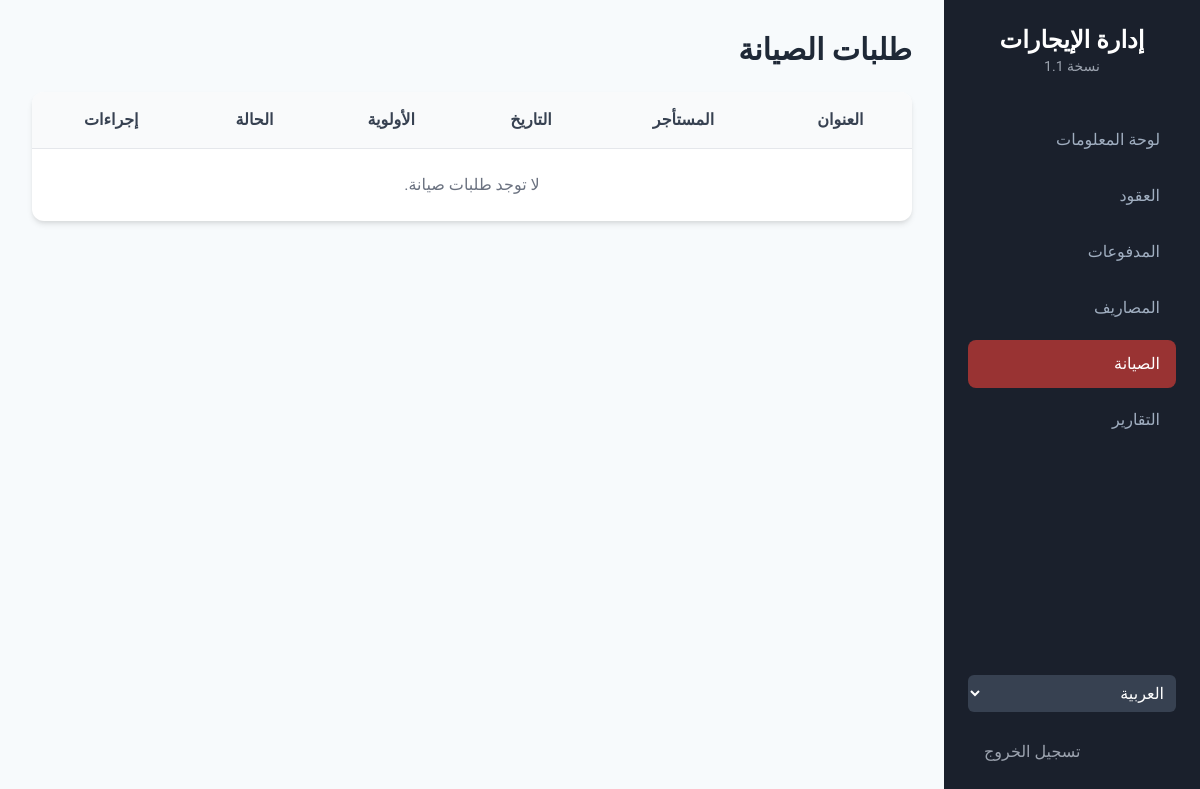
The app's page /dashboard/maintenance/ (signed in), older data.
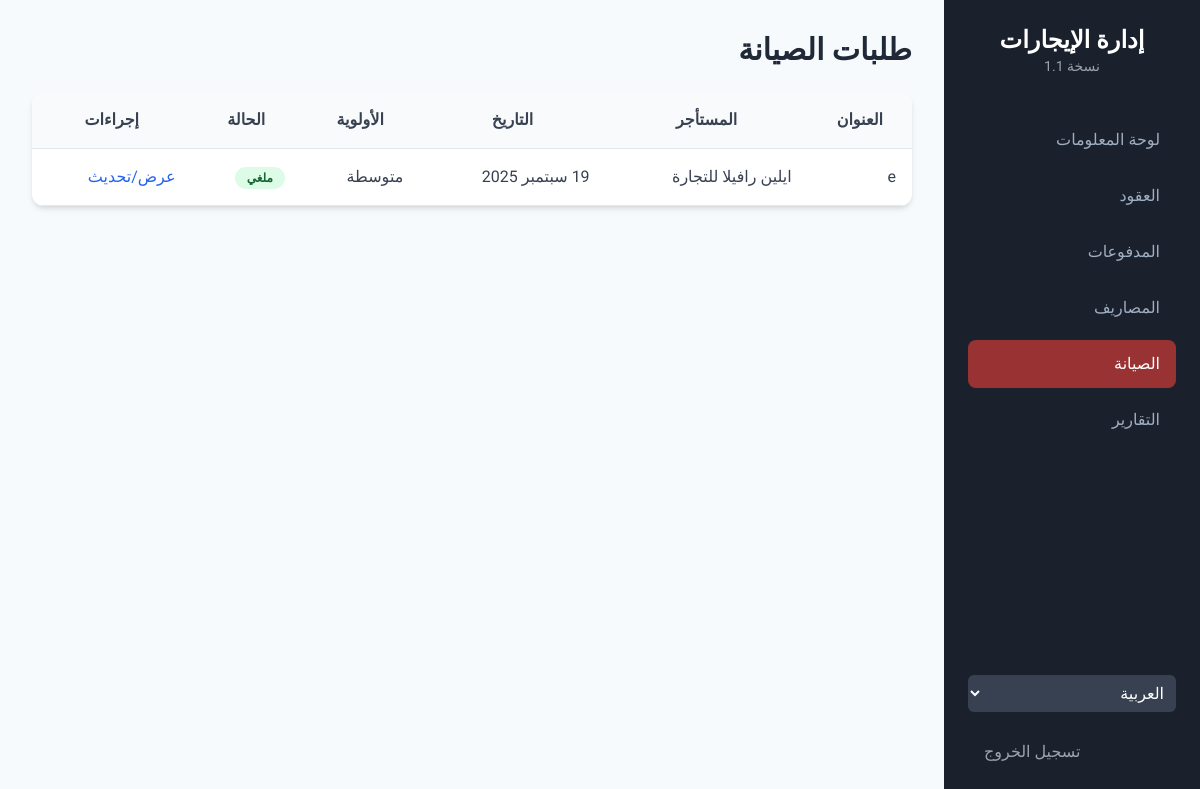
The same page, newer data.
### dashboard/models.py (models this page shows, shortened)
class MaintenanceRequest(models.Model):
    STATUS_CHOICES = [('submitted', _('تم الإرسال')), ('in_progress', _('قيد التنفيذ')), ('completed', _('مكتمل')), ('cancelled', _('ملغي'))]
    PRIORITY_CHOICES = [('low', _('منخفضة')), ('medium', _('متوسطة')), ('high', _('عالية'))]
    lease = models.ForeignKey(Lease, on_delete=models.CASCADE, related_name='maintenance_requests', verbose_name=_("العقد"))
    title = models.CharField(_("عنوان الطلب"), max_length=200)
    description = models.TextField(_("وصف المشكلة"))
    priority = models.CharField(_("الأولوية"), max_length=10, choices=PRIORITY_CHOICES, default='medium')
    status = models.CharField(_("الحالة"), max_length=20, choices=STATUS_CHOICES, default='submitted')
    image = models.ImageField(_("صورة مرفقة (اختياري)"), upload_to='maintenance_requests/', blank=True, null=True)
    reported_date = models.DateTimeField(_("تاريخ الإبلاغ"), auto_now_add=True)
    staff_notes = models.TextField(_("ملاحظات الموظف"), blank=True, null=True)
    class Meta:
        verbose_name = _("طلب صيانة")
        verbose_name_plural = _("طلبات الصيانة")
        ordering = ['-reported_date']

class Lease(models.Model):
    STATUS_CHOICES = [('active', _('نشط')), ('expiring_soon', _('قريب الانتهاء')), ('expired', _('منتهي')), ('cancelled', _('ملغي'))]
    unit = models.ForeignKey(Unit, on_delete=models.CASCADE, verbose_name=_("الوحدة"))
    tenant = models.ForeignKey(Tenant, on_delete=models.CASCADE, verbose_name=_("المستأجر"))
    contract_number = models.CharField(_("رقم العقد"), max_length=50, unique=True)
    contract_form_number = models.CharField(_("رقم نموذج العقد"), max_length=50, blank=True, null=True)
    monthly_rent = models.DecimalField(_("مبلغ الإيجار الشهري"), max_digits=10, decimal_places=2)
    start_date = models.DateField(_("تاريخ بدء العقد"))
    end_date = models.DateField(_("تاريخ انتهاء العقد"))
    electricity_meter = models.CharField(_("رقم عداد الكهرباء"), max_length=50, blank=True, null=True)
    water_meter = models.CharField(_("رقم عداد المياه"), max_length=50, blank=True, null=True)
    status = models.CharField(_("حالة العقد"), max_length=20, choices=STATUS_CHOICES, default='active', editable=False)
    office_fee = models.DecimalField(_("رسوم المكتب"), max_digits=10, decimal_places=2, default=5.00)
    admin_fee = models.DecimalField(_("الرسوم الإدارية"), max_digits=10, decimal_places=2, default=1.00)
    registration_fee = models.DecimalField(_("رسوم تسجيل العقد (3%)"), max_digits=10, decimal_places=2, blank=True)
    class Meta:
        verbose_name = _("عقد إيجار")
        verbose_name_plural = _("عقود الإيجار")

class Tenant(models.Model):
    TENANT_TYPE_CHOICES = [('individual', _('فرد')), ('company', _('شركة'))]
    user = models.OneToOneField(User, on_delete=models.SET_NULL, null=True, blank=True, verbose_name=_("حساب المستخدم"), help_text=_("اربط المستأجر بحساب مستخدم لتسجيل الدخول إلى البوابة."))
    name = models.CharField(_("اسم المستأجر"), max_length=150)
    tenant_type = models.CharField(_("نوع المستأجر"), max_length=20, choices=TENANT_TYPE_CHOICES)
    phone = models.CharField(_("رقم الهاتف"), max_length=15)
    email = models.EmailField(_("البريد الإلكتروني"), blank=True, null=True)
    authorized_signatory = models.CharField(_("المفوض بالتوقيع"), max_length=150, blank=True, null=True, help_text=_("يُملأ فقط في حال كان المستأجر شركة"))
    class Meta:
        verbose_name = _("مستأجر")
        verbose_name_plural = _("المستأجرين")

### dashboard/views.py (the view)
# urls.py: path('maintenance/', MaintenanceRequestAdminListView.as_view(), name='maintenance_admin_list'),
class MaintenanceRequestAdminListView(StaffRequiredMixin, ListView):
    model = MaintenanceRequest; template_name = 'dashboard/maintenance_list.html'; context_object_name = 'requests'; paginate_by = 15

### dashboard/views.py (called while the page is built)
    def test_func(self):
        return self.request.user.is_staff

### dashboard/templates/dashboard/maintenance_list.html (shortened to what this page needs)
{% extends 'dashboard/base.html' %}
{% load i18n %}
{% block content %}
<h2 class="text-3xl font-bold text-gray-800 mb-6">{% trans "طلبات الصيانة" %}</h2>
<div class="card overflow-hidden">
    <table class="w-full text-start">
        <thead class="bg-gray-50 border-b">
            <tr><th class="p-4">{% trans "العنوان" %}</th><th class="p-4">{% trans "المستأجر" %}</th><th class="p-4">{% trans "التاريخ" %}</th><th class="p-4">{% trans "الأولوية" %}</th><th class="p-4">{% trans "الحالة" %}</th><th class="p-4">{% trans "إجراءات" %}</th></tr>
        </thead>
        <tbody>
            {% for req in requests %}
            <tr class="border-b hover:bg-gray-50">
                <td class="p-4">{{ req.title }}</td>
                <td class="p-4">{{ req.lease.tenant.name }}</td>
                <td class="p-4">{{ req.reported_date|date:"d M Y" }}</td>
                <td class="p-4">{{ req.get_priority_display }}</td>
                <td class="p-4"><span class="status-badge status-active">{{ req.get_status_display }}</span></td>
                <td class="p-4"><a href="{% url 'maintenance_admin_update' req.pk %}" class="text-blue-600 hover:underline">{% trans "عرض/تحديث" %}</a></td>
            </tr>
            {% empty %}
            <tr><td colspan="6" class="p-6 text-center text-gray-500">{% trans "لا توجد طلبات صيانة." %}</td></tr>
            {% endfor %}
        </tbody>
    </table>
</div>
{% endblock %}

Row changes from the older to the newer data that the page shows:
added MaintenanceRequest: title "e", lease.tenant.name "ايلين رافيلا للتجارة", reported_date "19 سبتمبر 2025", priority "متوسطة", status "ملغي"
Text that changed along with them:
text no longer shown: "لا توجد طلبات صيانة."
